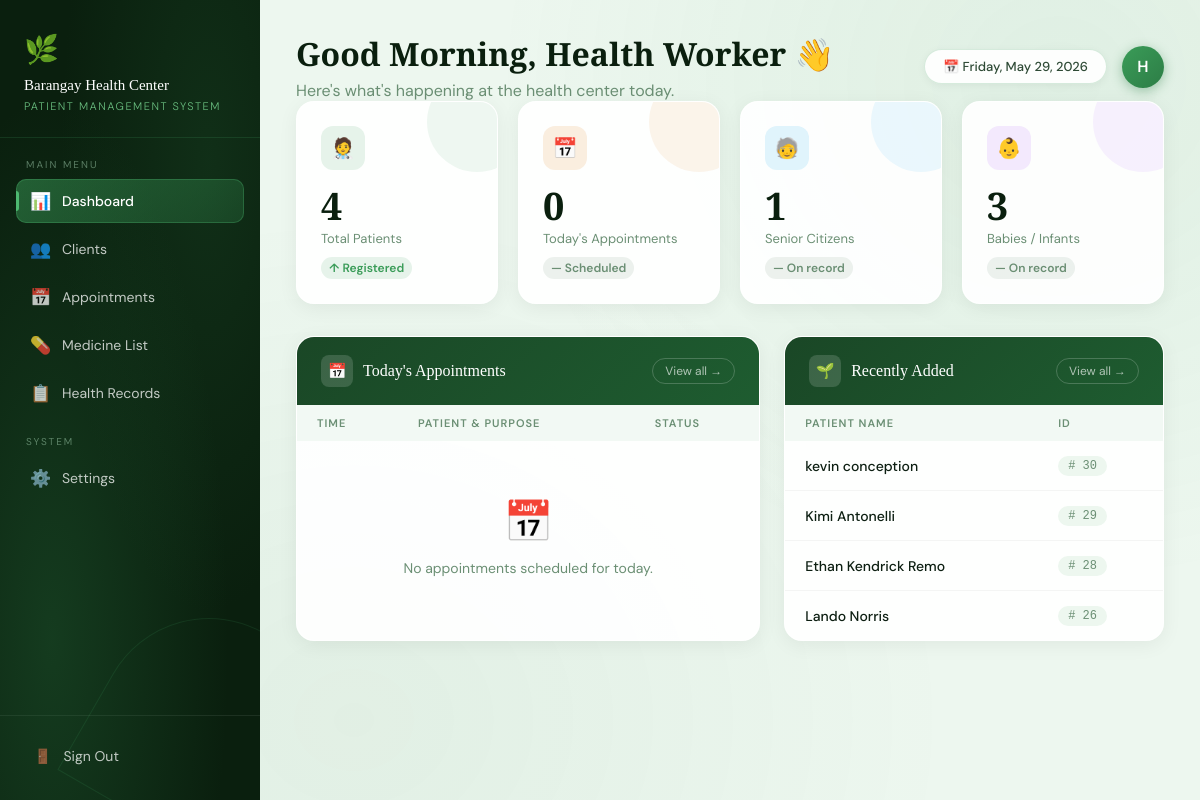
The page / on the database its author committed.
### tables this page shows
CREATE TABLE `patients` (
  `id` int(11) NOT NULL,
  `first_name` varchar(100) NOT NULL,
  `last_name` varchar(100) NOT NULL,
  `date_of_birth` date NOT NULL,
  `gender` varchar(20) NOT NULL,
  `contact_number` varchar(20) NOT NULL,
  `address` text NOT NULL,
  `emergency_contact_name` varchar(100) NOT NULL,
  `emergency_contact_number` varchar(20) NOT NULL,
  `patient_category` varchar(50) NOT NULL,
  `has_chronic_illness` tinyint(1) NOT NULL,
  `chronic_illness_details` text NOT NULL,
  `blood_type` varchar(10) NOT NULL,
  `allergies` text NOT NULL,
  `patient_id` int(11) GENERATED ALWAYS AS (`id`) VIRTUAL,
  `fullname` varchar(255) GENERATED ALWAYS AS (concat(`last_name`,', ',`first_name`)) VIRTUAL,
  `contactnumber` varchar(20) GENERATED ALWAYS AS (`contact_number`) VIRTUAL,
  `uid` varchar(10) DEFAULT NULL,
  `parent_id` int(11) DEFAULT NULL
);

### index.php (the view, shortened to what this page needs)
<?php
$conn = getConnection();
$dbOk = ($conn && !$conn->connect_error);
$totalPatients = 0;
$todayAppointments = 0;
$seniorPatients = 0;
$babyPatients = 0;
$recentPats = false;
if ($dbOk) {
    $res = $conn->query("SELECT COUNT(*) AS c FROM patients");
    if ($res) { $totalPatients = $res->fetch_assoc()['c']; }
    $babyRes = $conn->query("SELECT COUNT(*) AS c FROM patients WHERE date_of_birth >= DATE_SUB(CURDATE(), INTERVAL 17 YEAR)");
    if ($babyRes) {
        $babyPatients = $babyRes->fetch_assoc()['c'];
    }
    $seniorRes = $conn->query("SELECT COUNT(*) AS c FROM patients WHERE date_of_birth <= DATE_SUB(CURDATE(), INTERVAL 60 YEAR)");
    if ($seniorRes) {
        $seniorPatients = $seniorRes->fetch_assoc()['c'];
    }
    $recentPats = $conn->query("SELECT * FROM patients ORDER BY id DESC LIMIT 6");
}
$userRole = $_SESSION['staff_position'] ?? 'Staff';
$roleClean = strtolower(trim($userRole));
if ($roleClean === 'doctor') {
    $greeting = "Good Morning, Doctor 👋";
    $displayInitial = "D";
} elseif ($roleClean === 'nurse') {
    $greeting = "Good Morning, Nurse 👋";
    $displayInitial = "N";
} else {
    $greeting = "Good Morning, Health Worker 👋";
    $displayInitial = "H";
}
$today = date('Y-m-d');
$todayApps = [];
if ($dbOk) {
    $countRes = $conn->query("SELECT COUNT(*) AS c FROM appointments WHERE appointment_date = '$today'");
    if ($countRes) {
        $todayAppointments = $countRes->fetch_assoc()['c'];
    }
    $todayApps = $conn->query("
        SELECT a.*, p.first_name, p.last_name
        FROM appointments a
        JOIN patients p ON a.patient_id = p.id
        WHERE a.appointment_date = '$today'
        ORDER BY a.appointment_time ASC
    ");
}
?>
<!DOCTYPE html>
<html lang="en">
<head>
</head>
<body>
<aside class="sidebar">
    <div class="sidebar-logo">
        <span class="logo-icon">🌿</span>
        <h2>Barangay Health Center</h2>
        <span>Patient Management System</span>
    </div>
    <nav class="nav-section">
    <p class="nav-label">Main Menu</p>
    <a href="index.php" class="active">
        <span class="nav-icon">📊</span>
        Dashboard
    </a>
    <a href="patients/index.php">
        <span class="nav-icon">👥</span>
        Clients
    </a>
    <a href="appointments/index.php">
        <span class="nav-icon">📅</span>
        Appointments
    </a>
    <a href="medicine/medicine_list.php">
        <span class="nav-icon">💊</span>
        Medicine List
    </a>
    <a href="health_records/index.php">
        <span class="nav-icon">📋</span>
        Health Records
    </a>
    <p class="nav-label" style="margin-top:20px;">System</p>
    <a href="settings/index.php">
        <span class="nav-icon">⚙️</span>
        Settings
    </a>
</nav>
<div style="padding: 1.25rem; border-top: 1px solid rgba(255,255,255,.08); margin-top: auto;">
    <a href="/health_monitoring/logout.php" class="premium-logout">
        <span class="logout-icon">🚪</span>
        <span class="logout-text">Sign Out</span>
    </a>
</div>
</aside>
<main class="main">
    <div class="topbar-container" style="display: flex; justify-content: space-between; align-items: center; width: 100%;">
    <div class="welcome-text">
        <h1 style="font-family: 'Playfair Display', serif; color: var(--forest-deepest); margin: 0;">
            <?= $greeting ?>
        </h1>
        <p style="color: #6b8f74; margin: 5px 0 0 0;">Here's what's happening at the health center today.</p>
    </div>
    <div style="display: flex; align-items: center; gap: 15px;">
        <div class="date-badge">
            📅 <?= date('l, M d, Y') ?>
        </div>
        <div class="avatar">
            <?= $displayInitial ?>
        </div>
    </div>
</div>
    <div class="cards">
        <div class="card card-1">
            <div class="card-icon">🧑‍⚕️</div>
            <h3><?= number_format($totalPatients) ?></h3>
            <p>Total Patients</p>
            <div class="card-trend trend-up">↑ Registered</div>
        </div>
        <div class="card card-2">
            <div class="card-icon">📅</div>
            <h3><?= number_format($todayAppointments) ?></h3>
            <p>Today's Appointments</p>
            <div class="card-trend trend-neutral">— Scheduled</div>
        </div>
        <div class="card card-3">
            <div class="card-icon">🧓</div>
            <h3><?= number_format($seniorPatients) ?></h3>
            <p>Senior Citizens</p>
            <div class="card-trend trend-neutral">— On record</div>
        </div>
        <div class="card card-4">
            <div class="card-icon">👶</div>
            <h3><?= number_format($babyPatients) ?></h3>
            <p>Babies / Infants</p>
            <div class="card-trend trend-neutral">— On record</div>
        </div>
    </div>
    <div class="content-grid">
        <div class="table-card">
            <div class="table-header">
                <div class="table-header-title">
                    <div class="th-icon">📅</div>
                    Today's Appointments
                </div>
                <a href="appointments/index.php" class="view-all">View all →</a>
            </div>
            <table>
                <thead>
                    <tr>
                        <th>Time</th>
                        <th>Patient & Purpose</th>
                        <th>Status</th>
                    </tr>
                </thead>
                <tbody>
                <?php if ($todayApps && $todayApps->num_rows > 0): ?>
                    <?php while($a = $todayApps->fetch_assoc()): ?>
                        <tr>
                            <td><span class="patient-time"><?= date('h:i A', strtotime($a['appointment_time'])) ?></span></td>
                            <td>
                                <div class="patient-name"><?= htmlspecialchars($a['first_name'] . ' ' . $a['last_name']) ?></div>
                                <div class="patient-purpose"><?= htmlspecialchars($a['purpose']) ?></div>
                            </td>
                            <td>
                                <span class="badge <?= strtolower($a['status']) ?>">
                                    <?= ucfirst($a['status']) ?>
                                </span>
                            </td>
                        </tr>
                    <?php endwhile; ?>
                <?php else: ?>
                    <tr>
                        <td colspan="3">
                            <div class="empty-state">
                                <div class="empty-icon">📅</div>
                                <p>No appointments scheduled for today.</p>
                            </div>
                        </td>
                    </tr>
                <?php endif; ?>
                </tbody>
            </table>
        </div>
        <div class="table-card">
            <div class="table-header">
                <div class="table-header-title">
                    <div class="th-icon">🌱</div>
                    Recently Added
                </div>
                <a href="patients/index.php" class="view-all">View all →</a>
            </div>
            <table>
                <thead>
                    <tr>
                        <th>Patient Name</th>
                        <th>ID</th>
                    </tr>
                </thead>
                <tbody>
                <?php if($recentPats && $recentPats->num_rows > 0): ?>
                    <?php while($p = $recentPats->fetch_assoc()): ?>
                        <tr>
                            <td class="patient-name">
                                <?= htmlspecialchars($p['first_name'] ?? '') ?>
                                <?= htmlspecialchars($p['last_name'] ?? '') ?>
                            </td>
                            <td>
                                <span class="patient-id"># <?= $p['id'] ?? '' ?></span>
                            </td>
                        </tr>
                    <?php endwhile; ?>
                <?php endif; ?>
                </tbody>
            </table>
        </div>
    </div>
</main>
</body>
</html>

### rows shown on the page
patients: first_name "kevin", last_name "conception", id "30"
patients: first_name "Kimi", last_name "Antonelli", id "29"
patients: first_name "Ethan Kendrick", last_name "Remo", id "28"
patients: first_name "Lando", last_name "Norris", id "26"

### other values the page prints
$greeting "Good Morning, Health Worker 👋"
$displayInitial "H"
$totalPatients "4"
$todayAppointments "0"
$seniorPatients "1"
$babyPatients "3"
